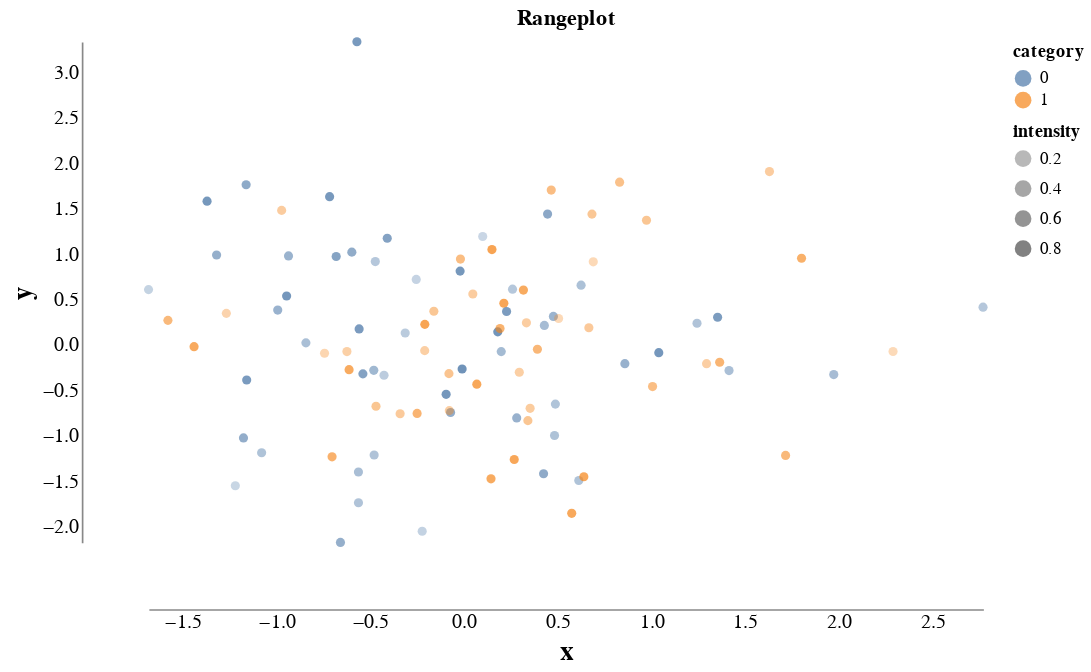

Notebook source saved alongside this figure:
### Markdown cell above
Then, we create a scatterplot and adjust the axes as recommended by Tufte. 
We remove grids and ticks, as is common in Tufte-style plots.
As Altair's default font size is rather small, we increase it.

### Code cell
import altair as alt

alt.Chart(df, title="Rangeplot").mark_point(filled=True).encode(
    alt.X('x',
      axis=alt.Axis(
          offset=40, 
          grid=False, 
          ticks=False, 
          labelFontSize=12,
          titleFontSize=16
      ),
      scale=alt.Scale(domain=[df.x.min(), df.x.max()], nice=False)
    ),
    alt.Y('y',
      axis=alt.Axis(
          offset=40, 
          grid=False, 
          ticks=False, 
          labelFontSize=12,
          titleFontSize=16
      ),
      scale=alt.Scale(domain=[df.y.min(), df.y.max()], nice=False)
    ),
    opacity='intensity',
    color=alt.Color('category:N')
).properties(
  height=300,
  width=500
).configure_view(
    stroke=None,
)

### Figure 1 — Vega-Lite specification as saved in the notebook (floating-point values rounded to 4 significant figures)
{"config": {"view": {"continuousWidth": 300, "continuousHeight": 300, "stroke": null}}, "data": {"name": "data-6cb93a5060655a19bab9f1a98d0c674a"}, "mark": {"type": "point", "filled": true}, "encoding": {"color": {"field": "category", "type": "nominal"}, "opacity": {"field": "intensity", "type": "quantitative"}, "x": {"axis": {"grid": false, "labelFontSize": 12, "offset": 40, "ticks": false, "titleFontSize": 16}, "field": "x", "scale": {"domain": [-1.683, 2.77], "nice": false}, "type": "quantitative"}, "y": {"axis": {"grid": false, "labelFontSize": 12, "offset": 40, "ticks": false, "titleFontSize": 16}, "field": "y", "scale": {"domain": [-2.184, 3.325], "nice": false}, "type": "quantitative"}}, "height": 300, "title": "Rangeplot", "width": 500, "$schema": "https://vega.github.io/schema/vega-lite/v5.20.1.json", "datasets": {"data-6cb93a5060655a19bab9f1a98d0c674a": [{"x": -0.4811, "y": -0.2906, "category": 0, "intensity": 0.4614}, {"x": -0.9936, "y": 0.3727, "category": 0, "intensity": 0.5337}, {"x": 0.4248, "y": -1.428, "category": 0, "intensity": 0.6521}, {"x": -0.2499, "y": -0.7646, "category": 1, "intensity": 0.619}, {"x": -0.4093, "y": 1.162, "category": 0, "intensity": 0.7611}, {"x": -0.2546, "y": 0.7101, "category": 0, "intensity": 0.06184}, {"x": 0.6664, "y": 0.1785, "category": 1, "intensity": 0.2805}, {"x": 1.716, "y": -1.227, "category": 1, "intensity": 0.5508}, {"x": -1.162, "y": 1.751, "category": 0, "intensity": 0.6565}, {"x": -1.268, "y": 0.3363, "category": 1, "intensity": 0.125}, {"x": 0.2128, "y": 0.4477, "category": 1, "intensity": 0.8397}, {"x": 0.6899, "y": 0.9033, "category": 1, "intensity": 0.03605}, {"x": -0.07139, "y": -0.7545, "category": 0, "intensity": 0.603}, {"x": -1.371, "y": 1.571, "category": 0, "intensity": 0.9204}, {"x": -0.2088, "y": 0.2153, "category": 1, "intensity": 0.8707}, {"x": -0.07813, "y": -0.734, "category": 1, "intensity": 0.2157}, {"x": 1.294, "y": -0.217, "category": 1, "intensity": 0.204}, {"x": -1.579, "y": 0.2592, "category": 1, "intensity": 0.5402}, {"x": 0.06862, "y": -0.4428, "category": 1, "intensity": 0.8163}, {"x": 0.6127, "y": -1.503, "category": 0, "intensity": 0.297}, {"x": -0.5628, "y": -1.747, "category": 0, "intensity": 0.2928}, {"x": 0.3411, "y": -0.8441, "category": 1, "intensity": 0.3364}, {"x": 2.289, "y": -0.08291, "category": 1, "intensity": 0.01763}, {"x": -0.6244, "y": -0.08422, "category": 1, "intensity": 0.1779}, {"x": -0.5982, "y": 1.01, "category": 0, "intensity": 0.6267}, {"x": 1.039, "y": -0.0964, "category": 0, "intensity": 0.9213}, {"x": 0.683, "y": 1.428, "category": 1, "intensity": 0.3236}, {"x": -0.473, "y": 0.9063, "category": 0, "intensity": 0.2309}, {"x": 1.801, "y": 0.9423, "category": 1, "intensity": 0.6819}, {"x": 0.4462, "y": 1.429, "category": 0, "intensity": 0.6814}, {"x": -1.44, "y": -0.02991, "category": 1, "intensity": 0.7757}, {"x": 0.974, "y": 1.361, "category": 1, "intensity": 0.333}, {"x": 0.1804, "y": 0.1328, "category": 0, "intensity": 0.9629}, {"x": -1.08, "y": -1.197, "category": 0, "intensity": 0.3003}, {"x": -1.22, "y": -1.561, "category": 0, "intensity": 0.02552}, {"x": -0.9727, "y": 1.469, "category": 1, "intensity": 0.2339}, {"x": 0.4772, "y": 0.3025, "category": 0, "intensity": 0.5094}, {"x": 0.1, "y": 1.182, "category": 0, "intensity": 0.01079}, {"x": -1.159, "y": -0.3964, "category": 0, "intensity": 0.8718}, {"x": 0.8585, "y": -0.217, "category": 0, "intensity": 0.5516}, {"x": 0.1444, "y": -1.485, "category": 1, "intensity": 0.7712}, {"x": -0.6817, "y": 0.9623, "category": 0, "intensity": 0.7411}, {"x": -0.5711, "y": 3.325, "category": 0, "intensity": 0.8853}, {"x": 0.3333, "y": 0.2323, "category": 1, "intensity": 0.218}, {"x": -0.3136, "y": 0.1202, "category": 0, "intensity": 0.1818}, {"x": -0.09509, "y": -0.5544, "category": 0, "intensity": 0.9333}, {"x": -0.4792, "y": -1.222, "category": 0, "intensity": 0.2934}, {"x": 0.4657, "y": 1.693, "category": 1, "intensity": 0.4747}, {"x": 0.1989, "y": -0.0847, "category": 0, "intensity": 0.4133}, {"x": 0.353, "y": -0.7086, "category": 1, "intensity": 0.2426}, {"x": -0.009699, "y": -0.2765, "category": 0, "intensity": 0.9858}, {"x": 0.8305, "y": 1.78, "category": 1, "intensity": 0.4101}, {"x": -0.8432, "y": 0.01169, "category": 0, "intensity": 0.3517}, {"x": -0.7439, "y": -0.1022, "category": 1, "intensity": 0.08291}, {"x": 0.3172, "y": 0.5925, "category": 1, "intensity": 0.7714}, {"x": 0.2683, "y": -1.272, "category": 1, "intensity": 0.825}, {"x": -0.7037, "y": -1.242, "category": 1, "intensity": 0.6669}, {"x": -0.5592, "y": 0.1654, "category": 0, "intensity": 0.8614}, {"x": 0.6397, "y": -1.462, "category": 1, "intensity": 0.813}, {"x": 1.243, "y": 0.227, "category": 0, "intensity": 0.2869}, {"x": 0.2274, "y": 0.3566, "category": 0, "intensity": 0.8555}, {"x": -0.4265, "y": -0.3448, "category": 0, "intensity": 0.1598}, {"x": -0.02051, "y": 0.8012, "category": 0, "intensity": 0.9146}, {"x": -1.176, "y": -1.034, "category": 0, "intensity": 0.6047}, {"x": -0.3406, "y": -0.7682, "category": 1, "intensity": 0.2685}, {"x": 0.6249, "y": 0.6468, "category": 0, "intensity": 0.3282}, {"x": 0.429, "y": 0.2034, "category": 0, "intensity": 0.3953}, {"x": 0.4833, "y": -1.007, "category": 0, "intensity": 0.3144}, {"x": 1.364, "y": -0.2014, "category": 1, "intensity": 0.6049}, {"x": 1.414, "y": -0.2934, "category": 0, "intensity": 0.3525}, {"x": 1.006, "y": -0.4691, "category": 1, "intensity": 0.469}, {"x": -0.0187, "y": 0.9337, "category": 1, "intensity": 0.4839}, {"x": -0.1606, "y": 0.3593, "category": 1, "intensity": 0.3172}, {"x": 0.2815, "y": -0.8141, "category": 0, "intensity": 0.5462}, {"x": 0.505, "y": 0.2793, "category": 1, "intensity": 0.03044}, {"x": 1.63, "y": 1.897, "category": 1, "intensity": 0.2397}, {"x": 1.353, "y": 0.2933, "category": 0, "intensity": 0.8543}, {"x": -0.9462, "y": 0.5277, "category": 0, "intensity": 0.9253}, {"x": -0.7168, "y": 1.621, "category": 0, "intensity": 0.8982}, {"x": -1.683, "y": 0.5975, "category": 0, "intensity": 0.06833}, {"x": -0.2228, "y": -2.061, "category": 0, "intensity": 0.07296}, {"x": -0.936, "y": 0.9684, "category": 0, "intensity": 0.5244}, {"x": 0.4878, "y": -0.6622, "category": 0, "intensity": 0.2825}, {"x": -0.2095, "y": -0.07382, "category": 1, "intensity": 0.1956}, {"x": 0.1493, "y": 1.038, "category": 1, "intensity": 0.8781}, {"x": 1.973, "y": -0.3373, "category": 0, "intensity": 0.3916}, {"x": 0.2591, "y": 0.6027, "category": 0, "intensity": 0.2392}, {"x": 0.2953, "y": -0.3113, "category": 1, "intensity": 0.2007}, {"x": -0.6589, "y": -2.184, "category": 0, "intensity": 0.5792}, {"x": 0.575, "y": -1.864, "category": 1, "intensity": 0.7999}, {"x": 0.04736, "y": 0.5491, "category": 1, "intensity": 0.2372}, {"x": -0.5629, "y": -1.409, "category": 0, "intensity": 0.3681}, {"x": -0.08014, "y": -0.3269, "category": 1, "intensity": 0.3634}, {"x": 2.77, "y": 0.4045, "category": 0, "intensity": 0.2297}, {"x": -0.6128, "y": -0.2832, "category": 1, "intensity": 0.7666}, {"x": 0.3919, "y": -0.05912, "category": 1, "intensity": 0.5698}, {"x": -0.5391, "y": -0.3294, "category": 0, "intensity": 0.7607}, {"x": 0.1924, "y": 0.1691, "category": 1, "intensity": 0.6408}, {"x": -0.4693, "y": -0.6858, "category": 1, "intensity": 0.3418}, {"x": -1.32, "y": 0.9786, "category": 0, "intensity": 0.581}]}}
